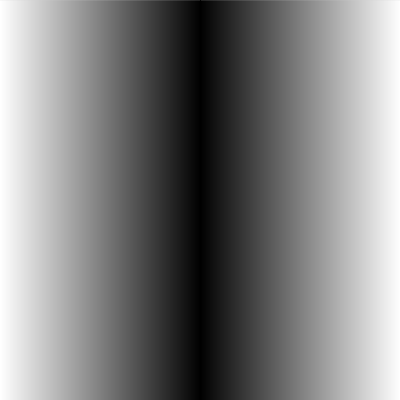
Frame 1 (no input)
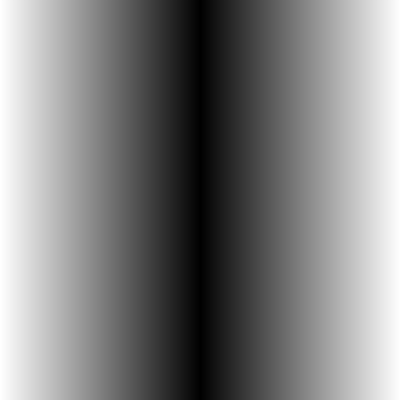
Frame 60 (the mouse pressed at the canvas centre just before this capture)
Frame 120 (the mouse held since frame 60 and released just before this capture): identical to frame 60, image omitted

The Processing sketch that drew these frames (run headless with seeded random() and noise(); from frame 60 on, the mouse is pressed at the canvas centre):

// Processing sketch: sketch_180802c
// ── sketch_180802c.pde
color b2 = color(0);
color b1 = color(255);

int Y_AXIS = 1;
int X_AXIS = 2;

void setup () {

   size(400, 400);

}

void draw () {
 
  // create background
  setGradient(0, 0, width/2, height, b1, b2, X_AXIS);
  setGradient(width/2, 0, width/2, height, b2, b1, X_AXIS);
  
  // create character
  
  // character blinks
  
}

// ── setGradient.pde

void setGradient(int x, int y, float w, float h, color c1, color c2, int axis ) {

  noFill();

  if (axis == Y_AXIS) {  // Top to bottom gradient
    for (int i = y; i <= y+h; i++) {
      float inter = map(i, y, y+h, 0, 1);
      color c = lerpColor(c1, c2, inter);
      stroke(c);
      line(x, i, x+w, i);
    }
  }  
  else if (axis == X_AXIS) {  // Left to right gradient
    for (int i = x; i <= x+w; i++) {
      float inter = map(i, x, x+w, 0, 1);
      color c = lerpColor(c1, c2, inter);
      stroke(c);
      line(i, y, i, y+h);
    }
  }
}
